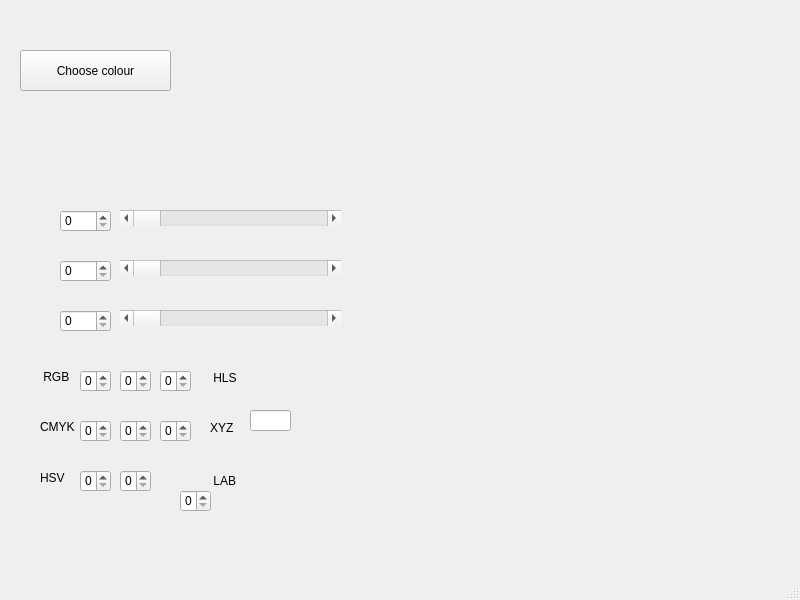
<?xml version="1.0" encoding="UTF-8"?>
<ui version="4.0">
 <class>MainWindow</class>
 <widget class="QMainWindow" name="MainWindow">
  <property name="geometry">
   <rect>
    <x>0</x>
    <y>0</y>
    <width>800</width>
    <height>600</height>
   </rect>
  </property>
  <property name="windowTitle">
   <string>MainWindow</string>
  </property>
  <widget class="QWidget" name="centralwidget">
   <widget class="QPushButton" name="pushButton">
    <property name="geometry">
     <rect>
      <x>20</x>
      <y>50</y>
      <width>151</width>
      <height>41</height>
     </rect>
    </property>
    <property name="text">
     <string>Choose colour</string>
    </property>
   </widget>
   <widget class="QLabel" name="RGB">
    <property name="geometry">
     <rect>
      <x>40</x>
      <y>370</y>
      <width>47</width>
      <height>14</height>
     </rect>
    </property>
    <property name="text">
     <string> RGB</string>
    </property>
   </widget>
   <widget class="QLabel" name="CMYK">
    <property name="geometry">
     <rect>
      <x>40</x>
      <y>420</y>
      <width>47</width>
      <height>14</height>
     </rect>
    </property>
    <property name="text">
     <string>CMYK</string>
    </property>
   </widget>
   <widget class="QLabel" name="HSV">
    <property name="geometry">
     <rect>
      <x>40</x>
      <y>470</y>
      <width>31</width>
      <height>16</height>
     </rect>
    </property>
    <property name="text">
     <string>HSV</string>
    </property>
   </widget>
   <widget class="QLabel" name="HLS">
    <property name="geometry">
     <rect>
      <x>210</x>
      <y>370</y>
      <width>41</width>
      <height>16</height>
     </rect>
    </property>
    <property name="text">
     <string> HLS</string>
    </property>
   </widget>
   <widget class="QLabel" name="XYZ">
    <property name="geometry">
     <rect>
      <x>210</x>
      <y>420</y>
      <width>31</width>
      <height>16</height>
     </rect>
    </property>
    <property name="text">
     <string>XYZ</string>
    </property>
   </widget>
   <widget class="QLabel" name="LAB">
    <property name="geometry">
     <rect>
      <x>210</x>
      <y>470</y>
      <width>41</width>
      <height>21</height>
     </rect>
    </property>
    <property name="text">
     <string> LAB</string>
    </property>
   </widget>
   <widget class="QSpinBox" name="spinBox">
    <property name="geometry">
     <rect>
      <x>60</x>
      <y>210</y>
      <width>51</width>
      <height>22</height>
     </rect>
    </property>
   </widget>
   <widget class="QScrollBar" name="horizontalScrollBar">
    <property name="geometry">
     <rect>
      <x>120</x>
      <y>210</y>
      <width>221</width>
      <height>16</height>
     </rect>
    </property>
    <property name="orientation">
     <enum>Qt::Horizontal</enum>
    </property>
   </widget>
   <widget class="QSpinBox" name="spinBox_2">
    <property name="geometry">
     <rect>
      <x>60</x>
      <y>260</y>
      <width>51</width>
      <height>22</height>
     </rect>
    </property>
   </widget>
   <widget class="QSpinBox" name="spinBox_3">
    <property name="geometry">
     <rect>
      <x>60</x>
      <y>310</y>
      <width>51</width>
      <height>22</height>
     </rect>
    </property>
   </widget>
   <widget class="QScrollBar" name="horizontalScrollBar_2">
    <property name="geometry">
     <rect>
      <x>120</x>
      <y>260</y>
      <width>221</width>
      <height>16</height>
     </rect>
    </property>
    <property name="orientation">
     <enum>Qt::Horizontal</enum>
    </property>
   </widget>
   <widget class="QScrollBar" name="horizontalScrollBar_3">
    <property name="geometry">
     <rect>
      <x>120</x>
      <y>310</y>
      <width>221</width>
      <height>16</height>
     </rect>
    </property>
    <property name="orientation">
     <enum>Qt::Horizontal</enum>
    </property>
   </widget>
   <widget class="QSpinBox" name="spinBox_4">
    <property name="geometry">
     <rect>
      <x>80</x>
      <y>370</y>
      <width>31</width>
      <height>22</height>
     </rect>
    </property>
   </widget>
   <widget class="QSpinBox" name="spinBox_5">
    <property name="geometry">
     <rect>
      <x>120</x>
      <y>370</y>
      <width>31</width>
      <height>22</height>
     </rect>
    </property>
   </widget>
   <widget class="QSpinBox" name="spinBox_6">
    <property name="geometry">
     <rect>
      <x>160</x>
      <y>370</y>
      <width>31</width>
      <height>22</height>
     </rect>
    </property>
   </widget>
   <widget class="QSpinBox" name="spinBox_7">
    <property name="geometry">
     <rect>
      <x>80</x>
      <y>420</y>
      <width>31</width>
      <height>22</height>
     </rect>
    </property>
   </widget>
   <widget class="QSpinBox" name="spinBox_8">
    <property name="geometry">
     <rect>
      <x>120</x>
      <y>420</y>
      <width>31</width>
      <height>22</height>
     </rect>
    </property>
   </widget>
   <widget class="QSpinBox" name="spinBox_9">
    <property name="geometry">
     <rect>
      <x>160</x>
      <y>420</y>
      <width>31</width>
      <height>22</height>
     </rect>
    </property>
   </widget>
   <widget class="QSpinBox" name="spinBox_10">
    <property name="geometry">
     <rect>
      <x>80</x>
      <y>470</y>
      <width>31</width>
      <height>22</height>
     </rect>
    </property>
   </widget>
   <widget class="QSpinBox" name="spinBox_11">
    <property name="geometry">
     <rect>
      <x>120</x>
      <y>470</y>
      <width>31</width>
      <height>22</height>
     </rect>
    </property>
   </widget>
   <widget class="QLineEdit" name="lineEdit">
    <property name="geometry">
     <rect>
      <x>250</x>
      <y>410</y>
      <width>41</width>
      <height>21</height>
     </rect>
    </property>
   </widget>
   <widget class="QSpinBox" name="spinBox_12">
    <property name="geometry">
     <rect>
      <x>180</x>
      <y>490</y>
      <width>31</width>
      <height>22</height>
     </rect>
    </property>
   </widget>
  </widget>
  <widget class="QMenuBar" name="menubar">
   <property name="geometry">
    <rect>
     <x>0</x>
     <y>0</y>
     <width>800</width>
     <height>21</height>
    </rect>
   </property>
  </widget>
  <widget class="QStatusBar" name="statusbar"/>
 </widget>
 <resources/>
 <connections/>
</ui>
